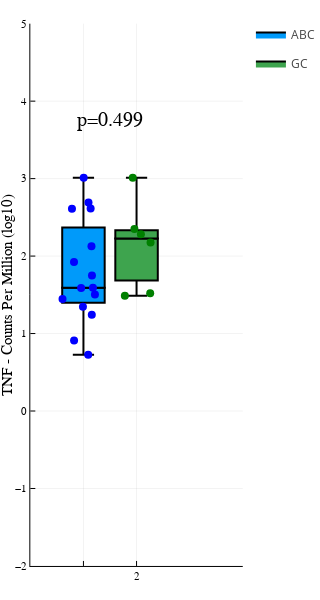
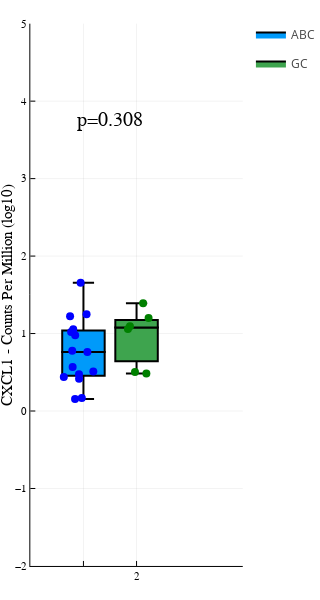
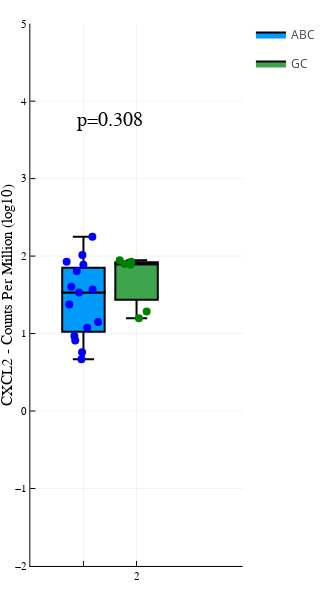
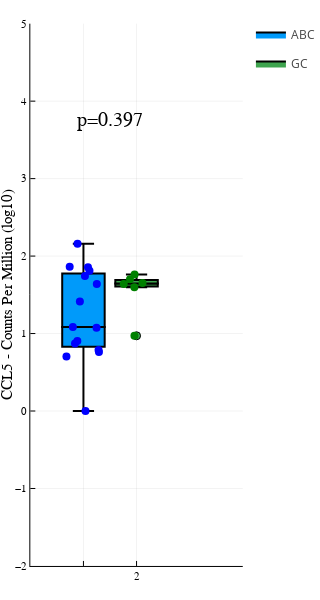

Notebook source saved alongside these figures, in order:
### Code cell
#linesToHighlight=["U2932","SUDHL10","TMD8","RIVA","RCK8"]
cooFileName="nfkb2Histogram.csv"
cooDF = DataFrame(CSV.File(cooFileName))
cooDF2 = deepcopy(cooDF)
cooDF2=filter(:COO => n -> n == "GCB", cooDF2)
cooDF=filter(:COO => n -> n == "ABC", cooDF)
plotly()
allGeneNames=propertynames(cooDF)[9:end]
for gene in allGeneNames
    
    
    thisPlot=boxplot([1], cooDF2[!,gene], label="ABC",linewidth=2)
    #@df singers_moscow violin!(string.(:VoicePart), :Height, side=:left, linewidth=0, label="Moscow")
    dotplot!([1], cooDF2[!,gene], marker=(:blue,stroke(0)), label="",mode = :density)

    boxplot!([2], cooDF[!,gene], label="GC",linewidth=2)
    #@df singers_moscow violin!(string.(:VoicePart), :Height, side=:left, linewidth=0, label="Moscow")
    dotplot!([2], cooDF[!,gene], marker=(:green,stroke(0)), label="",ylim=(-2,5),xlim=(0,4),ylabel=String(gene)*" - Counts Per Million (log10)",mode = :density)
    #@df singers_moscow dotplot!(string.(:VoicePart), :Height, side=:left, marker=(:black,stroke(0)), label="")
    xticks!([1,2], [""],size=(300,600))
    pval=pvalue(ApproximateTwoSampleKSTest(cooDF[!,gene], cooDF2[!,gene]); tail = :both)
    annotate!(1.5,3.75,"p="*string(round(pval,digits=3)))

#     thisPlot=violin([1], cooDF2[!,gene], linewidth=0, label="GC",side=:left)
#     #@df singers_moscow violin!(string.(:VoicePart), :Height, side=:left, linewidth=0, label="Moscow")
#     dotplot!([1], cooDF2[!,gene], side=:left, marker=(:blue,stroke(0)), label="",mode = :density)

#     violin!([1], cooDF[!,gene], linewidth=0, label="ABC",side=:right)
#     #@df singers_moscow violin!(string.(:VoicePart), :Height, side=:left, linewidth=0, label="Moscow")
#     dotplot!([1], cooDF[!,gene], side=:right, marker=(:green,stroke(0)), label="",xlim=(0,2),ylim=(0.0,3.5),ylabel=String(gene)*" - Counts Per Million (log10)",mode = :density)
#     #@df singers_moscow dotplot!(string.(:VoicePart), :Height, side=:left, marker=(:black,stroke(0)), label="")
#     xticks!([1], [""])
    display(thisPlot)
end
